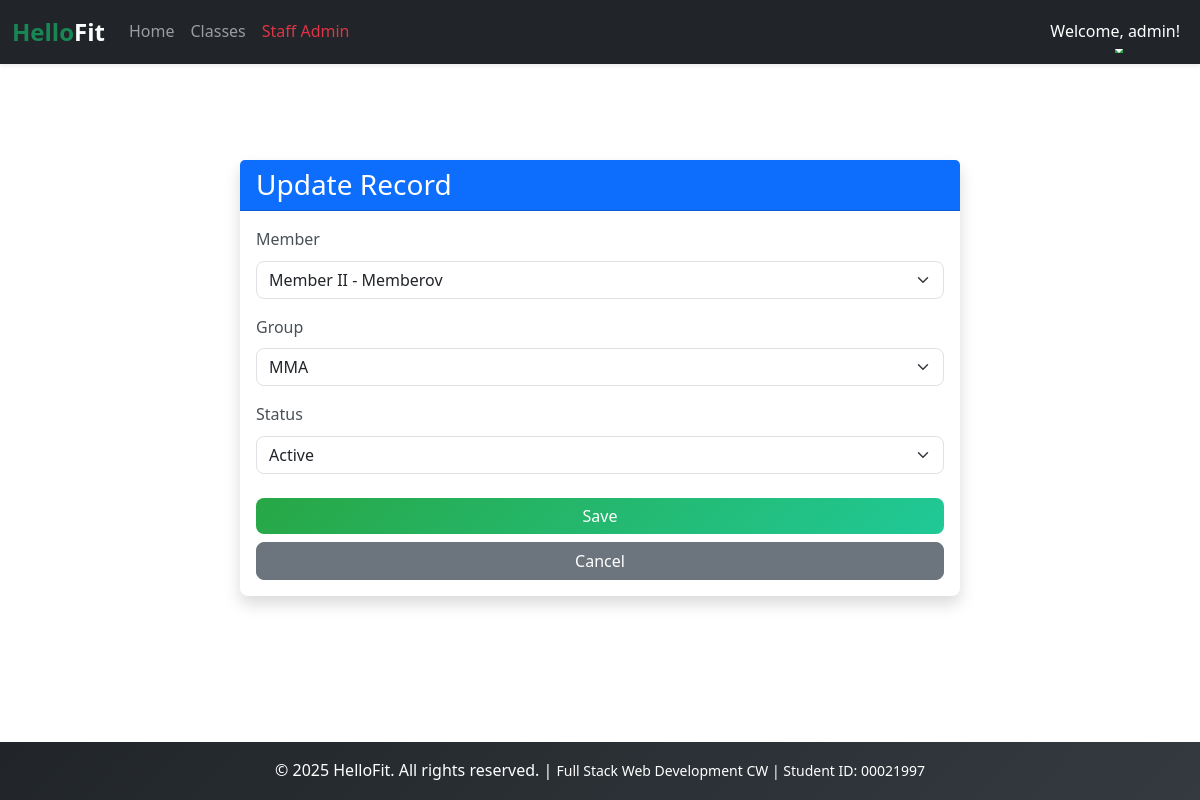
/staff/records/update/2/ (signed in), run on the app's committed database.
### users/models.py (models this page shows, shortened)
class User(AbstractUser):
    ROLES = [
        ('member', 'Member'),
        ('trainer', 'Trainer'),
        ('staff', 'Staff'),
    ]
    role = models.CharField(max_length=10, choices=ROLES, default='member')
    phone = models.CharField(max_length=12, blank=True)
    join_date = models.DateTimeField(auto_now_add=True)

### scheduling/models.py (models this page shows, shortened)
class GroupRecord(models.Model):
    STATUS=[
        ('active','Active'),
        ('pending','PEnding'),
        ('inactive','InActive'),
        ('suspended','Suspended'),
        ('canceled','Canceled'),
        ]
    member = models.ForeignKey('users.Member', on_delete=models.CASCADE)
    group = models.ForeignKey(Group, on_delete=models.CASCADE)
    created_at = models.DateTimeField(auto_now_add=True)
    status = models.CharField(max_length=20, choices=STATUS, default='inactive')

### scheduling/views.py (the view)
# urls.py: path('staff/records/update/<int:pk>/', staff_grouprecord_update, name='staff_grouprecord_update'),
@login_required
def staff_grouprecord_update(request, pk):
    if request.user.role != 'staff': return redirect('home')
    record = get_object_or_404(GroupRecord, pk=pk)
    if request.method == 'POST':
        form = GroupRecordForm(request.POST, instance=record)
        if form.is_valid():
            form.save()
            messages.success(request, "Record updated")
            return redirect('staff_grouprecord_list')
    else:
        form = GroupRecordForm(instance=record)
    return render(request, 'scheduling/staff/grouprecord_form.html', {'form': form, 'title': 'Update Record'})

### scheduling/forms.py
class GroupRecordForm(ModelForm):
    class Meta:
        model = GroupRecord
        fields = '__all__'
        widgets = {
            'member': Select(attrs={'class': 'form-select'}),
            'group': Select(attrs={'class': 'form-select'}),
            'status': Select(attrs={'class': 'form-select'}),
        }

### scheduling/models.py (called while the page is built)
    def __str__(self):
        return self.name

### users/models.py (called while the page is built)
    def __str__(self):
        return f"{self.user.first_name} - {self.user.last_name}"

### scheduling/templates/scheduling/staff/grouprecord_form.html (shortened to what this page needs)
{% extends 'base.html' %}
{% block content %}
<div class="container mt-5">
    <div class="row justify-content-center">
        <div class="col-md-8">
            <div class="card shadow">
                <div class="card-header bg-primary text-white">
                    <h3 class="card-title mb-0">{{ title }}</h3>
                </div>
                <div class="card-body">
                    <form method="post">
                        {% for field in form %}
                        <div class="mb-3">
                            <label for="{{ field.id_for_label }}" class="form-label">{{ field.label }}</label>
                            {{ field }}
                        </div>
                        {% endfor %}
                        <div class="d-grid gap-2 mt-4">
                            <button type="submit" class="btn btn-success">Save</button>
                            <a href="{% url 'staff_grouprecord_list' %}" class="btn btn-secondary">Cancel</a>
                        </div>
                    </form>
                </div>
            </div>
        </div>
    </div>
</div>
{% endblock %}

### templates/base.html (shortened to what this page needs)
{% load static %}
<!DOCTYPE html>
<html lang="en">
<head>
    <link href="https://cdn.jsdelivr.net/npm/bootstrap@5.3.3/dist/css/bootstrap.min.css" rel="stylesheet"
>
    <link rel="stylesheet" href="{% static 'css/style.css' %}">
</head>
<body style="display:flex;min-height:100vh;flex-direction:column;">
    <header>
        <nav class="navbar navbar-expand-lg navbar-dark bg-dark shadow-sm">
            <div class="container-fluid">
                <a class="navbar-brand fs-4 fw-bold text-success" href="{% url 'home' %}">
                    Hello<span class="text-white">Fit</span>
                </a>
                <div class="collapse navbar-collapse" id="navbarNav">
                    <ul class="navbar-nav me-auto mb-2 mb-lg-0">
                        <li class="nav-item">
                            <a class="nav-link" href="{% url 'home' %}">Home</a>
                        </li>
                        <li class="nav-item">
                            <a class="nav-link" href="{% url 'classes' %}">Classes</a>
                        </li>
                        {% if user.is_authenticated %}
                        {% if user.role == 'member' %}
                        <li class="nav-item">
                            <a class="nav-link text-warning" href="{% url 'member_dashboard' %}">My Dashboard</a>
                        </li>
                        {% elif user.role == 'trainer' %}
                        <li class="nav-item">
                            <a class="nav-link text-info" href="{% url 'trainer_dashboard' %}">Trainer Panel</a>
                        </li>
                        {% elif user.role == 'staff' %}
                        <li class="nav-item">
                            <a class="nav-link text-danger" href="{% url 'staff_dashboard' %}">Staff Admin</a>
                        </li>
                        {% endif %}
                        {% endif %}
                    </ul>
                    <ul class="navbar-nav ms-auto">
                        {% if user.is_authenticated %}
                        <li class="nav-item dropdown">
                            <a class="nav-link dropdown-toggle text-white" href="#" id="navbarDropdown" role="button"
                                data-bs-toggle="dropdown" aria-expanded="false">
                                Welcome, {{ user.first_name|default:user.username }}!
                            </a>
                        </li>
                        {% endif %}
                    </ul>
                </div>
            </div>
        </nav>
    </header>
    <main class="container my-5">
        {% block content %}
        {% endblock content %}
    </main>
    <footer class="bg-dark text-white text-center py-3 mt-auto">
        <div class="container">
            <p class="mb-0">
                &copy; 2025 HelloFit. All rights reserved. |
                <small>Full Stack Web Development CW | Student ID: 00021997</small>
            </p>
        </div>
    </footer>
</body>
</html>

### static/css/style.css (style rules this page uses)
:root { --primary-green: #28a745; --dark-bg: #212529; --light-gray: #f8f9fa; --border-radius: 8px; --transition-speed: 0.3s; }
body { font-family: 'Segoe UI', Tahoma, Geneva, Verdana, sans-serif; line-height: 1.6; }
html { scroll-behavior: smooth; }
.btn { border-radius: var(--border-radius); transition: all var(--transition-speed) ease; font-weight: 500; }
.btn-success { background: linear-gradient(135deg, #28a745 0%, #20c997 100%); border: none; }
.card { border-radius: var(--border-radius); border: none; box-shadow: 0 2px 8px rgba(0, 0, 0, 0.1); transition: all var(--transition-speed) ease; }
.form-control, .form-select { border-radius: var(--border-radius); border: 1px solid #dee2e6; transition: all var(--transition-speed) ease; }
.form-label { font-weight: 500; color: #495057; margin-bottom: 0.5rem; }
.navbar { box-shadow: 0 2px 4px rgba(0, 0, 0, 0.1); }
.navbar-brand { transition: all var(--transition-speed) ease; }
.nav-link { position: relative; transition: all var(--transition-speed) ease; }
.nav-link::after { content: ''; position: absolute; bottom: 0; left: 50%; width: 0; height: 2px; background: var(--primary-green); transition: all var(--transition-speed) ease; transform: translateX(-50%); }
footer { background: linear-gradient(135deg, var(--dark-bg) 0%, #343a40 100%); }

### data on the page
User: first_name "admin"
GroupRecord: form "Member II - Memberov" "MMA" "Active"

### other printed values
{{ title }} "Update Record"
{{ field.label }} "Member" "Group" "Status"
